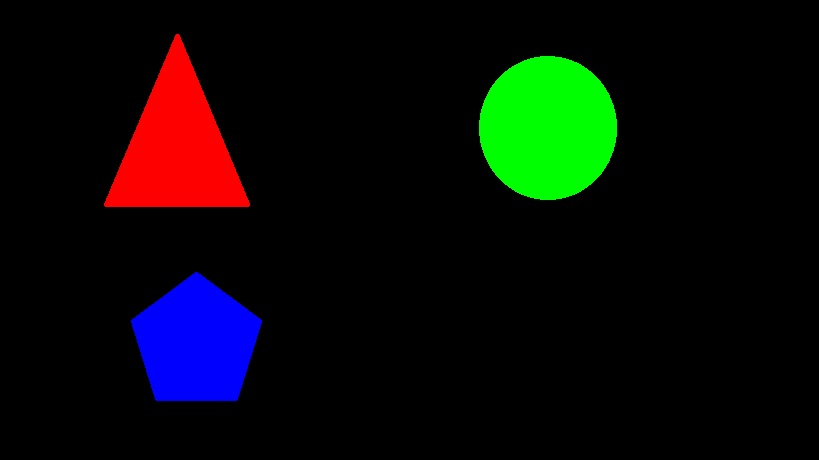
#> input picture img/formas-colores.jpg, 819 x 460 px
$ python 7-Contours.py
#> lines starting #> are read from the running program, lines starting #| are printed output that depends on the picture; after the words box and inside, x2 and y2 are one past the last pixel; in counts of white or black regions, pixels touching at a corner belong together
import os
import cv2 as cv

dirname     = os.path.dirname(__file__)
filename    = os.path.join(dirname , '../img/formas-colores.jpg')
img         = cv.imread(filename, 1)
#> img is the input picture: shape (460, 819, 3); mean B, G, R 8.2, 10.6, 9
imgCopy     = img.copy()
img_gray    = cv.cvtColor(img, cv.COLOR_BGR2GRAY)
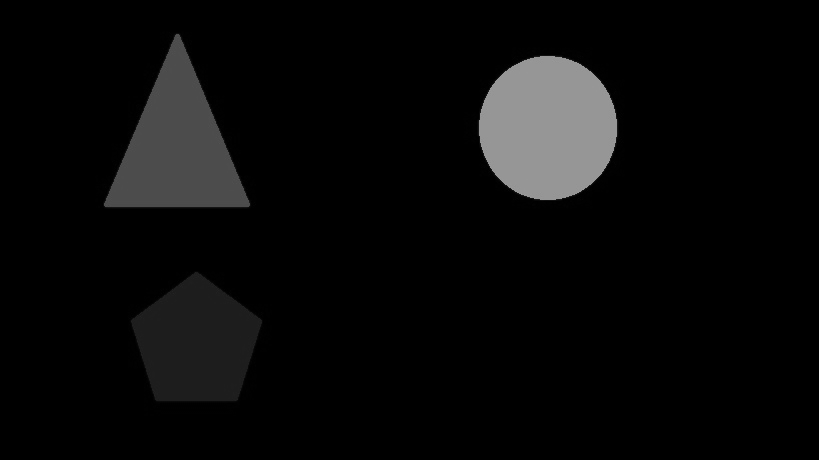
#> img_gray: shape (460, 819); min 0, max 157, mean 9.9

def binaryImage(umbral):
#> called with umbral = 0
    global img_umbral
    _,img_umbral = cv.threshold(img_gray, umbral, 255, cv.THRESH_BINARY_INV)
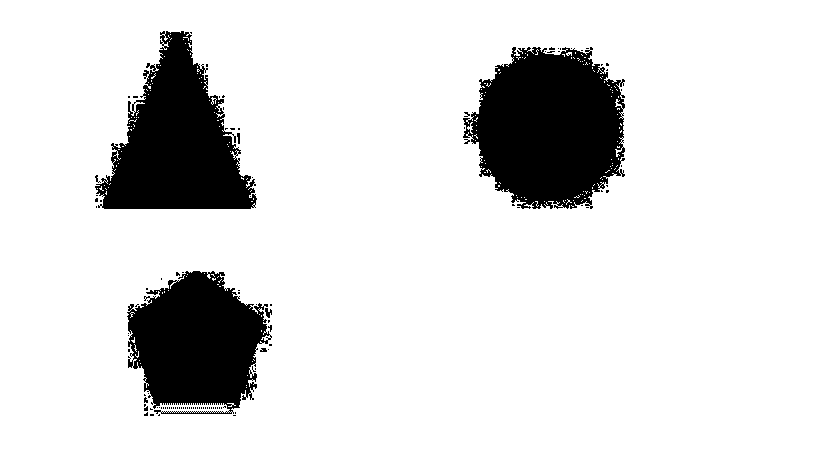
#> img_umbral: shape (460, 819); 86.7% white; 110 black regions (104 under 20 px)
    cv.imshow("Umbral Image", img_umbral)

def contorno():
    color       = (0, 255, 255)
    contorno,_  = cv.findContours(img_umbral, cv.RETR_LIST, cv.CHAIN_APPROX_NONE)
#> contorno = 460 contours, 430 with area under 20; largest, box (x1, y1, x2, y2) and area: (0, 0, 819, 460) 375462, (462, 46, 626, 210) 19906, (94, 30, 258, 210) 16634, (126, 270, 271, 413) 14507, (160, 411, 233, 415) 179
    img         = imgCopy.copy()
    cv.drawContours(img, contorno, -1, color, 2)
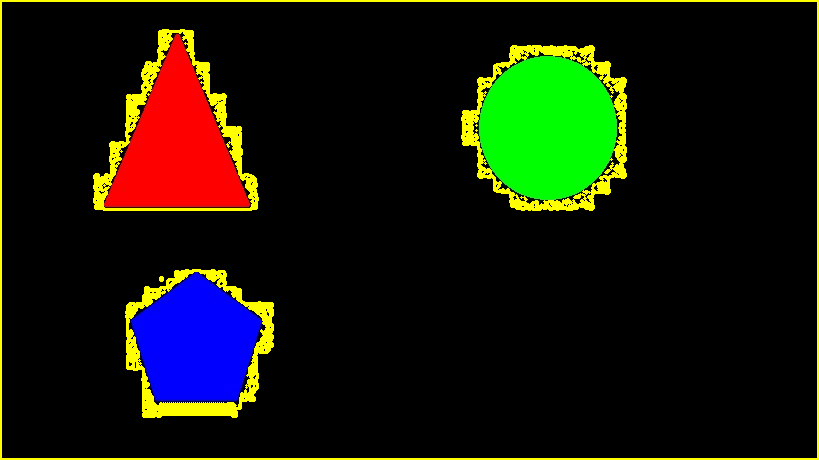
#> img: shape (460, 819, 3); 5.08% of pixels changed, all inside (x1, y1, x2, y2) = (0, 0, 819, 460)
    cv.imshow("Contours", img)

def updateImage(umbral):
    binaryImage(umbral)
    contorno()

updateImage(0)

cv.createTrackbar('umbral', "Contours", 0, 255, updateImage)
cv.waitKey(0)
cv.destroyAllWindows()
